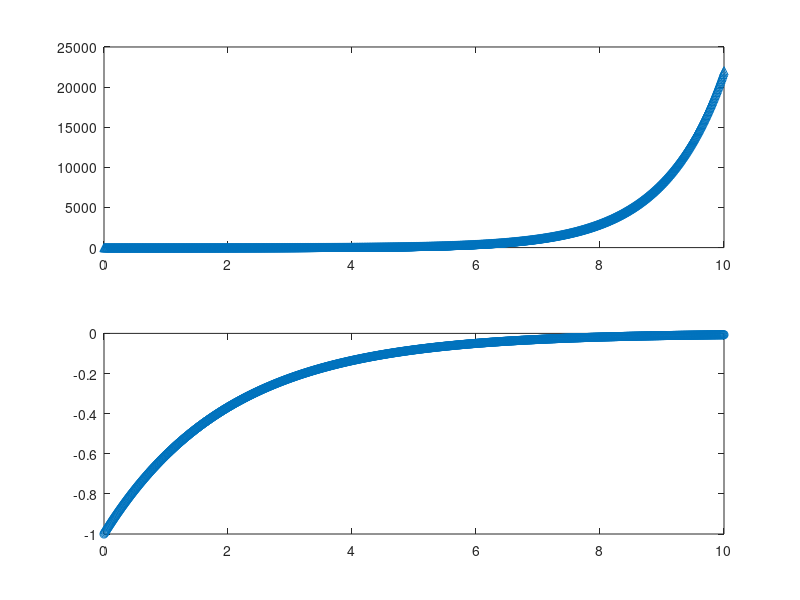

Source code (MATLAB):
close all
clear
%% parameter setting
fs = 100;
t = 0 : 1 / fs : 10;
C = 1;
a = 1;
y = C * exp(a * t);

%% plot
subplot(2,1,1);
plot(t,y,'^')
subplot(2,1,2);
C = -1;
a = -0.5;
y = C * exp(a * t);
plot(t,y,'o')